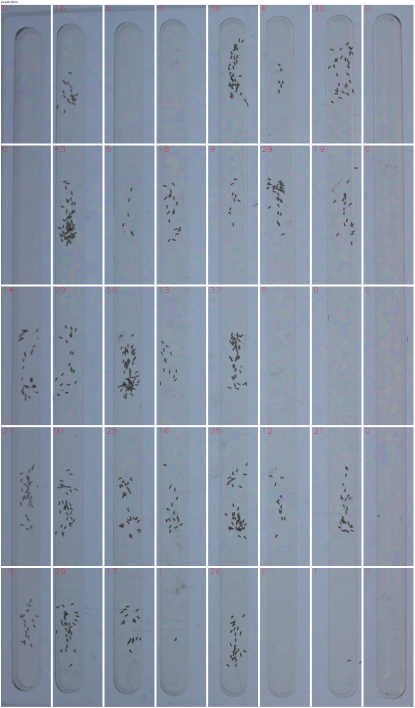
#> input picture counts_Apr5_2right.png, 829 x 1416 px (shown at 1/2 size); its folder holds only this picture in this run
$ python labelEggImages.py .
#> lines starting #> are read from the running program, lines starting #| are printed output that depends on the picture; after the words box and inside, x2 and y2 are one past the last pixel; in counts of white or black regions, pixels touching at a corner belong together
### common.py
"""Shared methods"""

import glob, platform, random, string

import cv2
from PIL import Image

IS_WINDOWS = platform.system() == "Windows"


# [6 lines left out: function randID, not called in this run]


def insensitive_glob(pattern):
    def either(c):
        return "[%s%s]" % (c.lower(), c.upper()) if c.isalpha() else c

    return glob.glob("".join(map(either, pattern)))


def globFiles(dirName, ext="png"):
    """Return files matching the given extension in the given directory."""
    query = dirName + "/*.%s" % ext
    return glob.glob(query) if IS_WINDOWS else insensitive_glob(query)


# [26 lines left out: functions X_is_running, background_color, getTextSize, not called in this run]

### pascalVocHelper.py
"""PascalVOCHelper class"""

import xml.etree.ElementTree as ET

from xmlHelper import XMLHelper

class PascalVOCHelper(XMLHelper):
  """Read and write Pascal VOC files."""
  boxCrds = ('xmin', 'ymin', 'xmax', 'ymax')

  def __init__(self, path, resizeRatio=1, omitPartials=False):
    """Initialize the instance's root XML element based on the given path and
    parse the label associated with bounding boxes.
    """
    super(PascalVOCHelper, self).__init__(path)
    self.setObjLbl()
    self.omitPartials = omitPartials
    self.resizeRatio = resizeRatio

  # [89 lines left out: functions setObjLbl, addBox, boundingBoxes, xmlSansBoxes, inBounds, boxOverlaps and 3 more, not called in this run]

### project/xmlHelper.py
"""XMLHelper class"""
import copy
import xml.etree.ElementTree as ET

class XMLHelper:
  """Read and write XML files."""
  def __init__(self, path):
    """Initialize the instance's root XML element based on the given path.
    """
    self.root = ET.parse(path).getroot()

  # [22 lines left out: functions copyEl, writeTree, getFirst, txt2Int, not called in this run]

### labelEggImages.py
import argparse, os
import cv2
import numpy as np
from common import globFiles
from pascalVocHelper import PascalVOCHelper
from pathlib import Path

def options():
  """Parse options for egg image labeller."""
  p = argparse.ArgumentParser(description=
    'Sort images according to label (clean or blur).')
  p.add_argument('source', help='folder containing source images')
  return p.parse_args()

class EggImageLabeller:
  """Sort sub-images according to user-supplied labels."""
  def __init__(self, opts):
    """Create image labeller interface."""
    self.bannerHeight = 30
    self.imgDir = opts.source
    self.showHelp = True
    self.setImgs()
    self.loadAnnotator()
    self.processInput()

  def setImgs(self):
    """Set self.imgs to array of paths of all PNG files in self.imgDir."""
    self.imgs = globFiles(self.imgDir)
    assert len(self.imgs) > 0
    self.idx = 0

  def loadAnnotator(self):
    """Load bounding boxes, set the source image, and update the UI view."""
    self.setSourceImg()
    self.loadBBoxesFromXML()
    self.drawBBoxes()
    self.maskImg = np.array(self.boxesImg)
    cv2.imshow('currentImg', self.maskImg)

  # [7 lines left out: function processInput, not called in this run]

  def loadBBoxesFromXML(self):
    """Load bounding boxes from the image's corresponding Pascal VOC file."""
    self.xmlH = PascalVOCHelper(
      self.xmlPath(), self.resizeRatio)
    self.boxes = self.xmlH.boundingBoxes(resized=True)

  # [6 lines left out: function drawBBoxes, not called in this run]

  def imgPath(self):
    """Return path to the current image."""
    return self.imgs[self.idx]

  def noExtPath(self):
    """Return current image path without file extension."""
    return self.imgPath().split('.png')[0]

  def xmlPath(self):
    """Return current image path with .xml extension."""
    return "%s.xml"%self.noExtPath()

  def toggleHelp(self):
    """Negate the bool self.showHelp used for displaying help info in the UI."""
    self.showHelp = ~self.showHelp

  def addImgLabel(self):
    """Display file name of the current image in the UI."""
    cv2.putText(self.boxesImg, os.path.basename(self.imgPath()), (5, 20),
      cv2.FONT_HERSHEY_PLAIN, 0.9, (0, 0, 0), 1)

  # [7 lines left out: function handleKeyPress, not called in this run]

  def sortedImgsPath(self, subDir):
    return os.path.join(self.imgDir, subDir)

  # [33 lines left out: functions sortImg, readKeyPress, stepForward, stepBackward, not called in this run]

  def setSourceImg(self):
    """Read the image to display and add labels and bounding boxes."""
    self.sourceImg = cv2.imread(self.imgPath())
#> self.sourceImg is the input picture: shape (1416, 829, 3); mean B, G, R 168.1, 150.7, 139.9
    if self.sourceImg.shape[1] > 1000:
      self.resizeRatio = 1000/self.sourceImg.shape[1]
    else:
      self.resizeRatio = 1
    resizedSource = cv2.resize(self.sourceImg, (0, 0), fx=self.resizeRatio, fy=self.resizeRatio)
    self.boxesImg = np.concatenate((np.full(
      (self.bannerHeight,
      resizedSource.shape[1], 3), 255), resizedSource), axis=0
    ).astype(np.uint8)
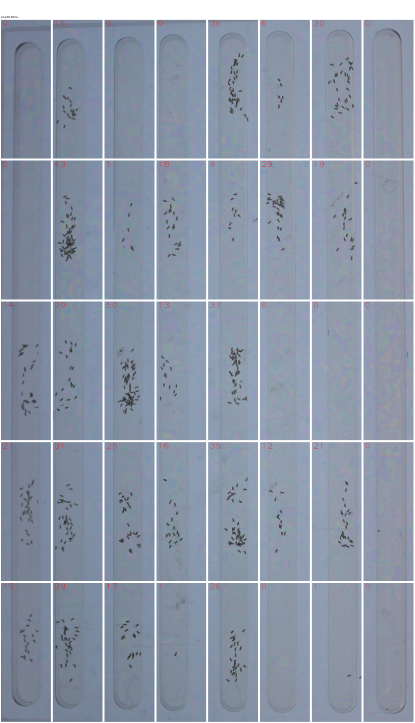
#> self.boxesImg: shape (1446, 829, 3) (shown at 1/2 size); mean B, G, R 169.9, 152.9, 142.3
    self.addImgLabel()
#> in addImgLabel, `cv2.putText(self.boxesImg, os.path.basename(self.imgPath()), (5, 20), ..`: self.boxesImg: shape (1446, 829, 3); 0.03% of pixels changed, all inside (x1, y1, x2, y2) = (7, 10, 184, 23)
    self.mask = np.zeros(self.boxesImg.shape)

EggImageLabeller(options())
#> (the run stopped early here; a loop or call above may not have finished)

$ run again, on counts_Mar30_3left.png
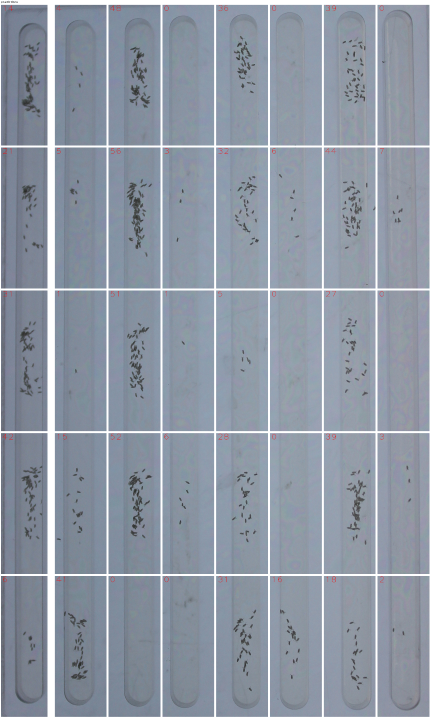
#> input picture counts_Mar30_3left.png, 861 x 1436 px (shown at 1/2 size)
#> in setSourceImg, self.sourceImg is the input picture: shape (1436, 861, 3); mean B, G, R 165.6, 152.3, 143.2
#> in setSourceImg, `self.boxesImg = np.concatenate((np.full( (self.bannerHeight, resizedSo..`:
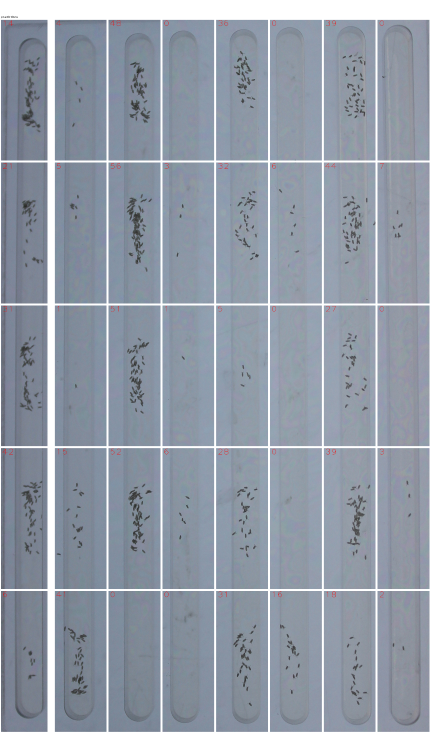
#> self.boxesImg: shape (1466, 861, 3) (shown at 1/2 size); mean B, G, R 167.4, 154.4, 145.5

$ run again, on counts_Mar31_9left.png
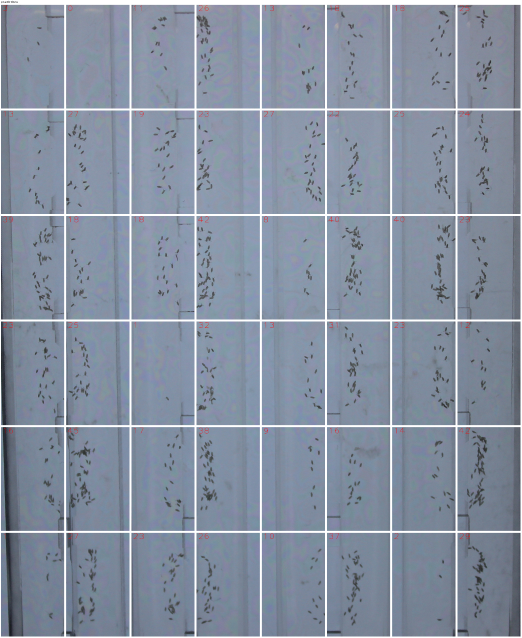
#> input picture counts_Mar31_9left.png, 1043 x 1275 px (shown at 1/2 size)
#> in setSourceImg, self.sourceImg is the input picture: shape (1275, 1043, 3); mean B, G, R 161.5, 144.4, 133.7
#> in setSourceImg, `resizedSource = cv2.resize(self.sourceImg, (0, 0), fx=self.resizeRatio..`:
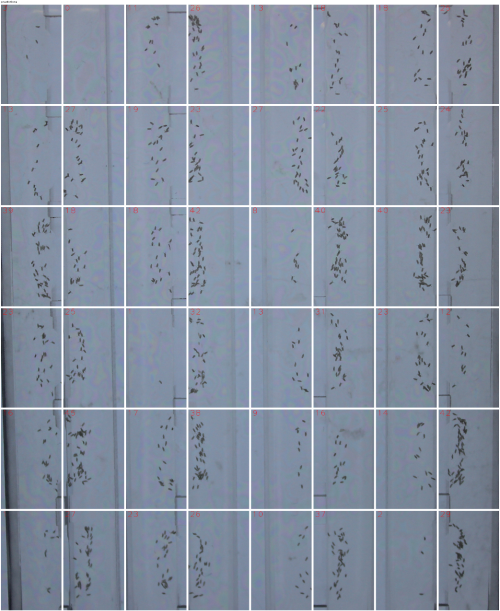
#> resizedSource: shape (1222, 1000, 3) (shown at 1/2 size); mean B, G, R 161.3, 144.2, 133.5
#> in setSourceImg, `self.boxesImg = np.concatenate((np.full( (self.bannerHeight, resizedSo..`:
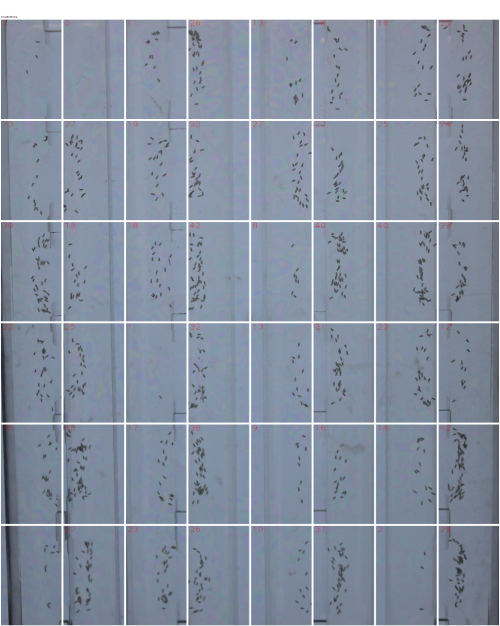
#> self.boxesImg: shape (1252, 1000, 3) (shown at 1/2 size); mean B, G, R 163.6, 146.9, 136.4
